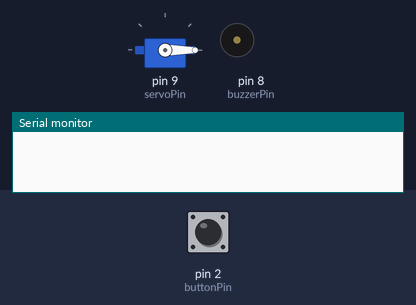
The sketch below on a simulated Arduino Uno, built with avr-gcc and run on an emulated ATmega328P. On the bench: servo, buzzer (waves = sounding, pin HIGH), the last lines printed to the serial monitor. The test bench sets the inputs (shaded band); at power-on: pin 2 (buttonPin) HIGH.

Above: at 1.2 s.
1.3 s: pin 2 (buttonPin) pulled LOW for 0.15 s
At 1.7 s:
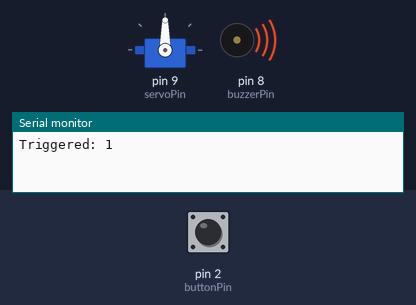
Timing chart, 0 to 4.3 s (numbered marks = the images above; inputs shaded):
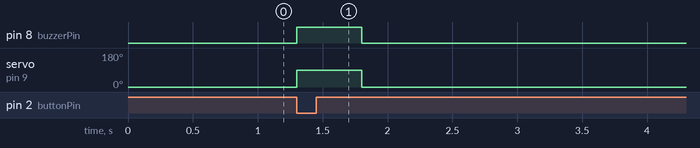

The sketch:

Day18_Outputs_Actuators.ino
```cpp
// Day 18 - Outputs & Actuators: Step 3 - button triggers servo AND buzzer
// When the button is pressed, the servo moves to 90 degrees and the buzzer
// sounds for 500 ms. Then both return to their default state (servo 0, buzzer off).
//
// Wiring:
//   Push button:   one side -> pin 2, other side -> GND
//   Active buzzer: + -> pin 8, - -> GND
//   Servo:         signal -> pin 9, power -> 5V, ground -> GND

#include <Servo.h>               // library that controls servo motors

const int buttonPin = 2;         // push button input (trigger)
const int buzzerPin = 8;         // active buzzer output
const int servoPin  = 9;         // servo signal pin

Servo myServo;                   // servo object
int triggerCount = 0;            // counts how many times the trigger worked (for testing)

void setup() {
  pinMode(buttonPin, INPUT_PULLUP);   // pin reads HIGH normally, LOW when pressed
  pinMode(buzzerPin, OUTPUT);
  myServo.attach(servoPin);

  // default state: servo at 0 degrees, buzzer off
  myServo.write(0);
  digitalWrite(buzzerPin, LOW);

  Serial.begin(9600);                 // used to confirm every trigger in the Serial Monitor
}

void loop() {
  // trigger condition: button pressed
  if (digitalRead(buttonPin) == LOW) {
    triggerCount++;
    Serial.print("Triggered: ");
    Serial.println(triggerCount);

    // active state: servo to 90 degrees and buzzer on for 500 ms
    myServo.write(90);
    digitalWrite(buzzerPin, HIGH);
    delay(500);

    // return both outputs to their default state
    digitalWrite(buzzerPin, LOW);
    myServo.write(0);
    delay(500);                       // give the servo time to return

    // wait until the button is released so one press = one trigger
    while (digitalRead(buttonPin) == LOW) {
    }
    delay(50);                        // short debounce delay
  }
}
```

Measured:
- after the input at 1.3 s, pin 8 (buzzerPin): LOW → HIGH at once, → LOW 0.50 s later; servo on pin 9 (servoPin): 0° → 90° at once, → 0° 0.50 s later
